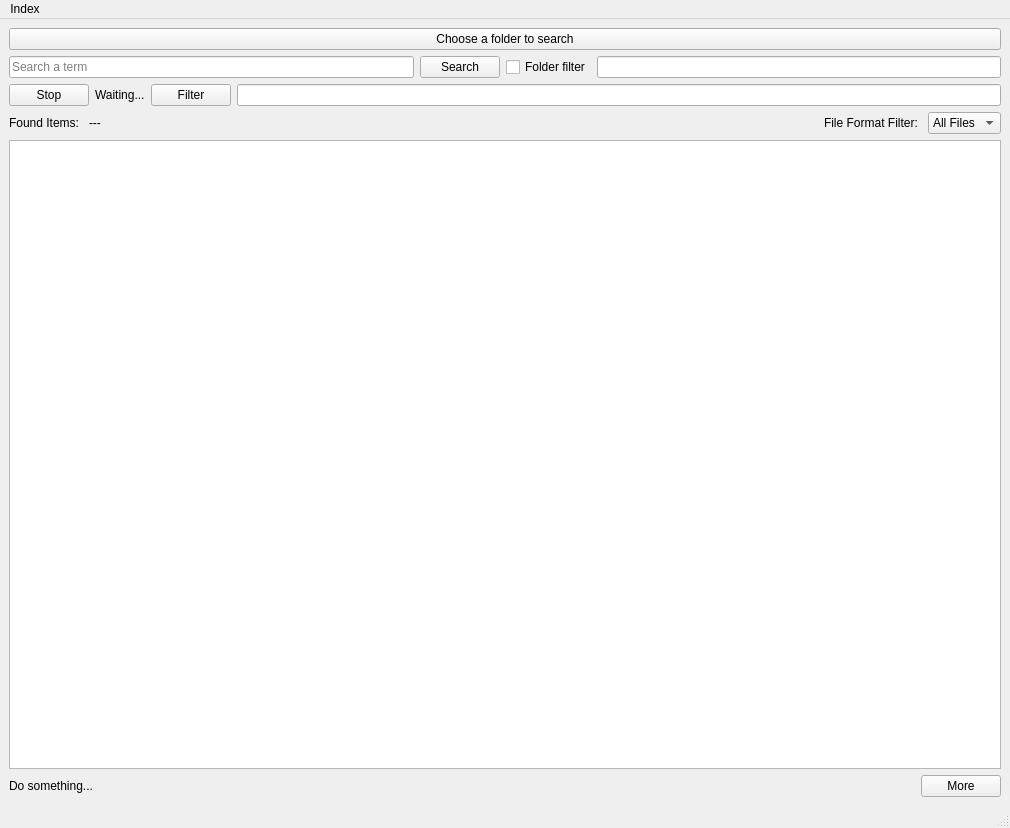
<?xml version="1.0" encoding="UTF-8"?>
<ui version="4.0">
 <class>MainWindow</class>
 <widget class="QMainWindow" name="MainWindow">
  <property name="geometry">
   <rect>
    <x>0</x>
    <y>0</y>
    <width>1010</width>
    <height>828</height>
   </rect>
  </property>
  <property name="windowTitle">
   <string>MainWindow</string>
  </property>
  <widget class="QWidget" name="MainLayout">
   <layout class="QVBoxLayout" name="verticalLayout">
    <item>
     <widget class="QPushButton" name="actionButton">
      <property name="text">
       <string>Choose a folder to search</string>
      </property>
     </widget>
    </item>
    <item>
     <layout class="QHBoxLayout" name="horizontalLayout" stretch="1,0,0,1">
      <item>
       <widget class="QLineEdit" name="searchTerm">
        <property name="placeholderText">
         <string>Search a term</string>
        </property>
       </widget>
      </item>
      <item>
       <widget class="QPushButton" name="searchButton">
        <property name="text">
         <string>Search</string>
        </property>
       </widget>
      </item>
      <item>
       <widget class="QCheckBox" name="folderFilter">
        <property name="text">
         <string>Folder filter</string>
        </property>
       </widget>
      </item>
      <item>
       <widget class="QLineEdit" name="lineFolderFilter"/>
      </item>
     </layout>
    </item>
    <item>
     <layout class="QHBoxLayout" name="horizontalLayout_2" stretch="0,0,0,0">
      <item>
       <widget class="QPushButton" name="stopButton">
        <property name="text">
         <string>Stop</string>
        </property>
       </widget>
      </item>
      <item>
       <widget class="QLabel" name="finderStatus">
        <property name="text">
         <string>Waiting...</string>
        </property>
       </widget>
      </item>
      <item>
       <widget class="QPushButton" name="filterResultsButton">
        <property name="text">
         <string>Filter</string>
        </property>
       </widget>
      </item>
      <item>
       <widget class="QLineEdit" name="filterResultsLineEdit"/>
      </item>
     </layout>
    </item>
    <item>
     <layout class="QHBoxLayout" name="horizontalLayout_4">
      <item>
       <widget class="QLabel" name="foundItemsLabel">
        <property name="text">
         <string>Found Items: </string>
        </property>
       </widget>
      </item>
      <item>
       <widget class="QLabel" name="foundItemsInfoLabel">
        <property name="text">
         <string>---</string>
        </property>
       </widget>
      </item>
      <item>
       <spacer name="horizontalSpacer">
        <property name="orientation">
         <enum>Qt::Orientation::Horizontal</enum>
        </property>
        <property name="sizeHint" stdset="0">
         <size>
          <width>40</width>
          <height>20</height>
         </size>
        </property>
       </spacer>
      </item>
      <item>
       <widget class="QLabel" name="fileFormatFilterLabel">
        <property name="text">
         <string>File Format Filter: </string>
        </property>
       </widget>
      </item>
      <item>
       <widget class="QComboBox" name="fileFormatFilterDropdownbox">
        <item>
         <property name="text">
          <string>All Files</string>
         </property>
        </item>
        <item>
         <property name="text">
          <string>.pdf</string>
         </property>
        </item>
        <item>
         <property name="text">
          <string>.docx</string>
         </property>
        </item>
        <item>
         <property name="text">
          <string>.xlsx</string>
         </property>
        </item>
        <item>
         <property name="text">
          <string>.txt</string>
         </property>
        </item>
        <item>
         <property name="text">
          <string>.jpg</string>
         </property>
        </item>
        <item>
         <property name="text">
          <string>.png</string>
         </property>
        </item>
        <item>
         <property name="text">
          <string>.zip</string>
         </property>
        </item>
        <item>
         <property name="text">
          <string>.dwg</string>
         </property>
        </item>
        <item>
         <property name="text">
          <string>.dxf</string>
         </property>
        </item>
       </widget>
      </item>
     </layout>
    </item>
    <item>
     <widget class="QListWidget" name="listTable"/>
    </item>
    <item>
     <layout class="QHBoxLayout" name="horizontalLayout_3" stretch="1,0">
      <item>
       <widget class="QLabel" name="overallAppStatus">
        <property name="text">
         <string>Do something...</string>
        </property>
       </widget>
      </item>
      <item>
       <widget class="QPushButton" name="showMore">
        <property name="text">
         <string>More</string>
        </property>
       </widget>
      </item>
     </layout>
    </item>
   </layout>
  </widget>
  <widget class="QMenuBar" name="menubar">
   <property name="geometry">
    <rect>
     <x>0</x>
     <y>0</y>
     <width>1010</width>
     <height>25</height>
    </rect>
   </property>
   <widget class="QMenu" name="menuIndexing">
    <property name="title">
     <string>Index</string>
    </property>
    <addaction name="actionAdd_Index"/>
   </widget>
   <addaction name="menuIndexing"/>
  </widget>
  <widget class="QStatusBar" name="statusbar"/>
  <action name="actionAdd_Index">
   <property name="text">
    <string>Add Index</string>
   </property>
  </action>
 </widget>
 <resources/>
 <connections/>
</ui>
